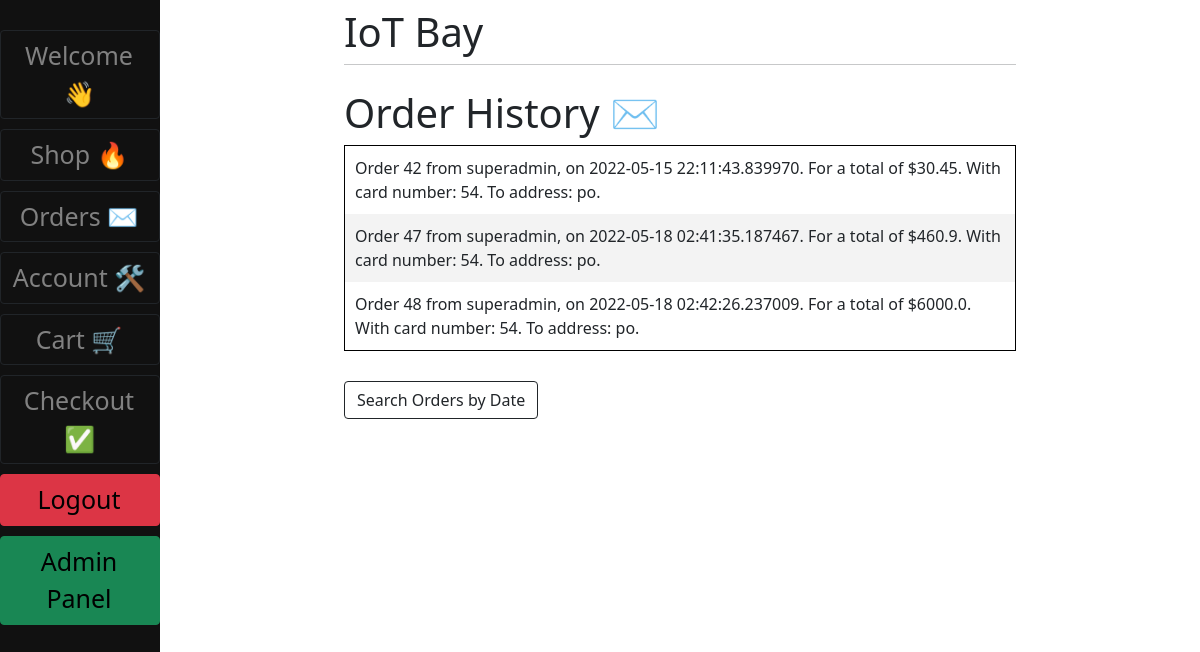
/order_history/ (signed in), run on the app's committed database.
### main/models.py (models this page shows, shortened)
class Order(models.Model):
    customer = models.ForeignKey(User, on_delete=models.CASCADE)
    description = models.CharField(max_length=150)
    date = models.DateTimeField(null=True)
    complete = models.BooleanField(default=False)

### main/views.py (the view)
# urls.py: path('order_history/', v.order_history, name="order_history"),
def order_history(request):
    orders = Order.objects.filter(customer=request.user, complete=True)
    context = {"orders": orders}
    return render(request, "Order_Management/order_history.html", context)

### main/templates/Order_Management/order_history.html
{% extends 'main/base.html' %} {% load static %} {% block content %}
<h1>Order History ✉️ </h1>
<table class="order-table" >
	{% for order in orders %}
	<tr>
		<td >{{order.description}}</td>
	</tr>
	{% endfor %}
</table>
<a class="btn btn-outline-dark" style = "margin-top: 30px;" href="/search_orders">Search Orders by Date</a>
{% endblock %}

### main/templates/main/base.html (style rules this page uses)
.order-table { border: 1px solid black; border-radius: 25px; }
.order-table tr td { padding: 10px; }
.order-table tr:nth-of-type(even) { background-color: #f3f3f3; }

### data on the page
Order: description "Order 42 from superadmin, on 2022-05-15 22:11:43.839970. For a total of $30.45. With card number: 54. To address: po."
Order: description "Order 47 from superadmin, on 2022-05-18 02:41:35.187467. For a total of $460.9. With card number: 54. To address: po."
Order: description "Order 48 from superadmin, on 2022-05-18 02:42:26.237009. For a total of $6000.0. With card number: 54. To address: po."
